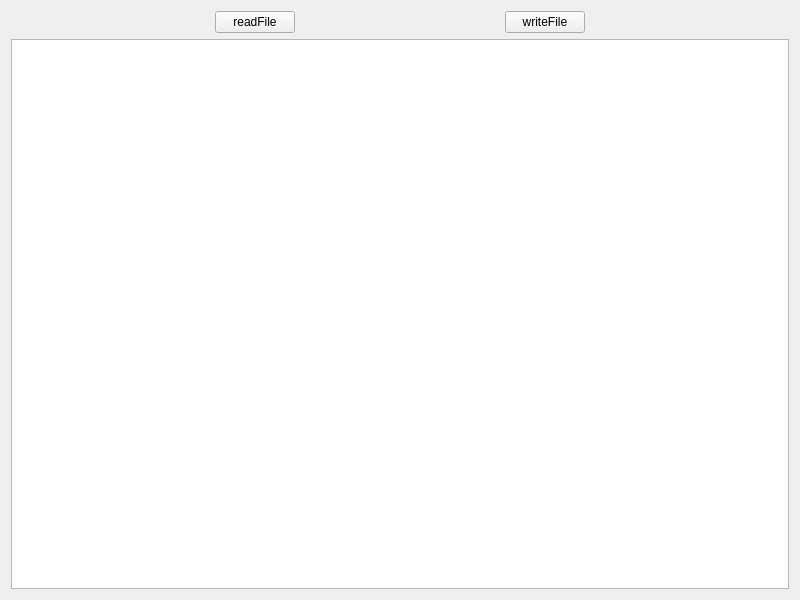
<?xml version="1.0" encoding="UTF-8"?>
<ui version="4.0">
 <class>Widget</class>
 <widget class="QWidget" name="Widget">
  <property name="geometry">
   <rect>
    <x>0</x>
    <y>0</y>
    <width>800</width>
    <height>600</height>
   </rect>
  </property>
  <property name="windowTitle">
   <string>Widget</string>
  </property>
  <layout class="QGridLayout" name="gridLayout">
   <item row="0" column="0">
    <spacer name="horizontalSpacer_2">
     <property name="orientation">
      <enum>Qt::Horizontal</enum>
     </property>
     <property name="sizeHint" stdset="0">
      <size>
       <width>185</width>
       <height>20</height>
      </size>
     </property>
    </spacer>
   </item>
   <item row="0" column="1">
    <widget class="QPushButton" name="pushButton_read">
     <property name="text">
      <string>readFile</string>
     </property>
    </widget>
   </item>
   <item row="0" column="2">
    <spacer name="horizontalSpacer">
     <property name="orientation">
      <enum>Qt::Horizontal</enum>
     </property>
     <property name="sizeHint" stdset="0">
      <size>
       <width>185</width>
       <height>20</height>
      </size>
     </property>
    </spacer>
   </item>
   <item row="0" column="3">
    <widget class="QPushButton" name="pushButton_write">
     <property name="text">
      <string>writeFile</string>
     </property>
    </widget>
   </item>
   <item row="0" column="4">
    <spacer name="horizontalSpacer_3">
     <property name="orientation">
      <enum>Qt::Horizontal</enum>
     </property>
     <property name="sizeHint" stdset="0">
      <size>
       <width>185</width>
       <height>20</height>
      </size>
     </property>
    </spacer>
   </item>
   <item row="1" column="0" colspan="5">
    <widget class="QTextEdit" name="textEdit"/>
   </item>
  </layout>
 </widget>
 <resources/>
 <connections/>
</ui>
